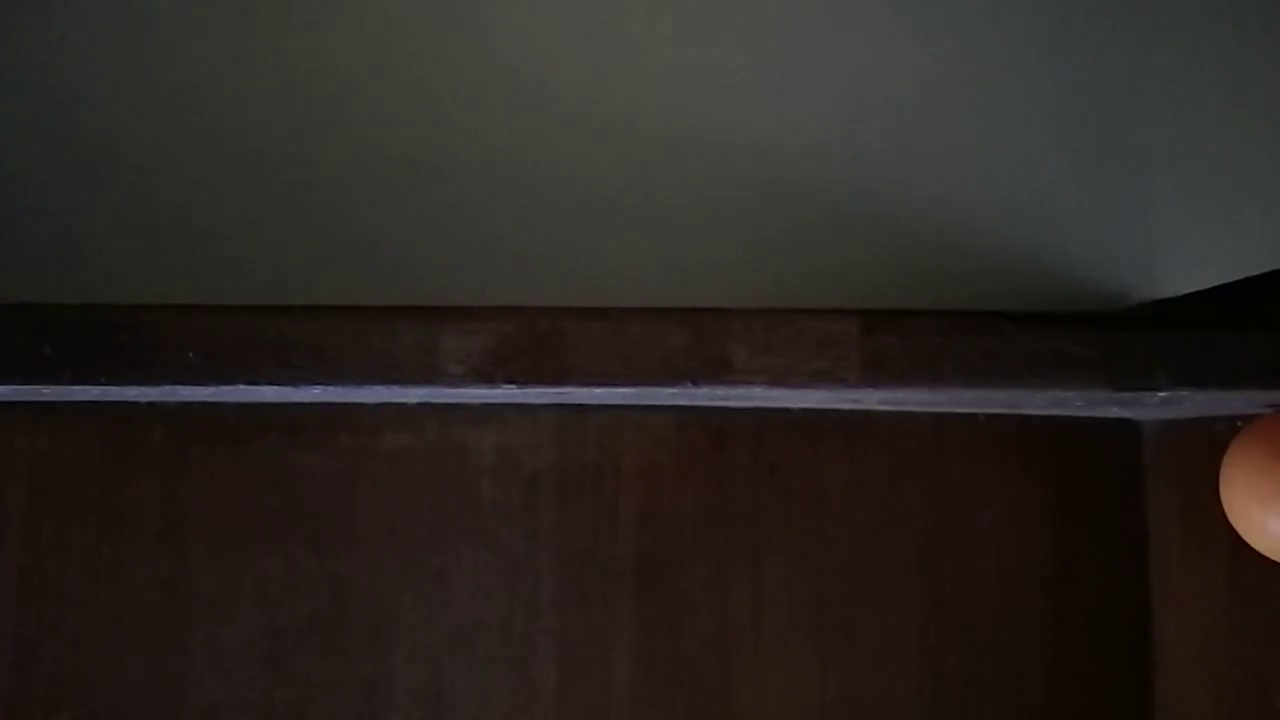
#> input picture frame 7 of Ball1/ball1.mp4, 1280 x 720 px
$ python 'trial1.0.4.5(final).py'
#> lines starting #> are read from the running program, lines starting #| are printed output that depends on the picture; after the words box and inside, x2 and y2 are one past the last pixel; in counts of white or black regions, pixels touching at a corner belong together
import cv2 as cv
from skimage.color import rgb2gray
import numpy as np
from skimage import filters
from scipy import signal
from skimage.segmentation import watershed
from matplotlib import pyplot


data = cv.VideoCapture('ball1.mp4')


kernel = np.ones((5,5), np.uint8)
ret, frame1 = data.read()
#> frame1 is the input picture: shape (720, 1280, 3); mean B, G, R 33.6, 37.2, 42.5
while data.isOpened():
    try:
        ret, frame2 = data.read()
        gray1 = cv.cvtColor(frame1, cv.COLOR_BGR2GRAY)
        gray2 = cv.cvtColor(frame2, cv.COLOR_BGR2GRAY)
    except cv.error as e:
        break
    gray1 = cv.blur(gray1, (7, 7))
    gray2 = cv.blur(gray2, (7, 7))

    edge = cv.Laplacian(gray2, -1)
    # gray = np.uint8(gray)
    diff1 = cv.absdiff(gray2, gray1)
    ret, bin1 = cv.threshold(diff1, 0, 255, cv.THRESH_OTSU)
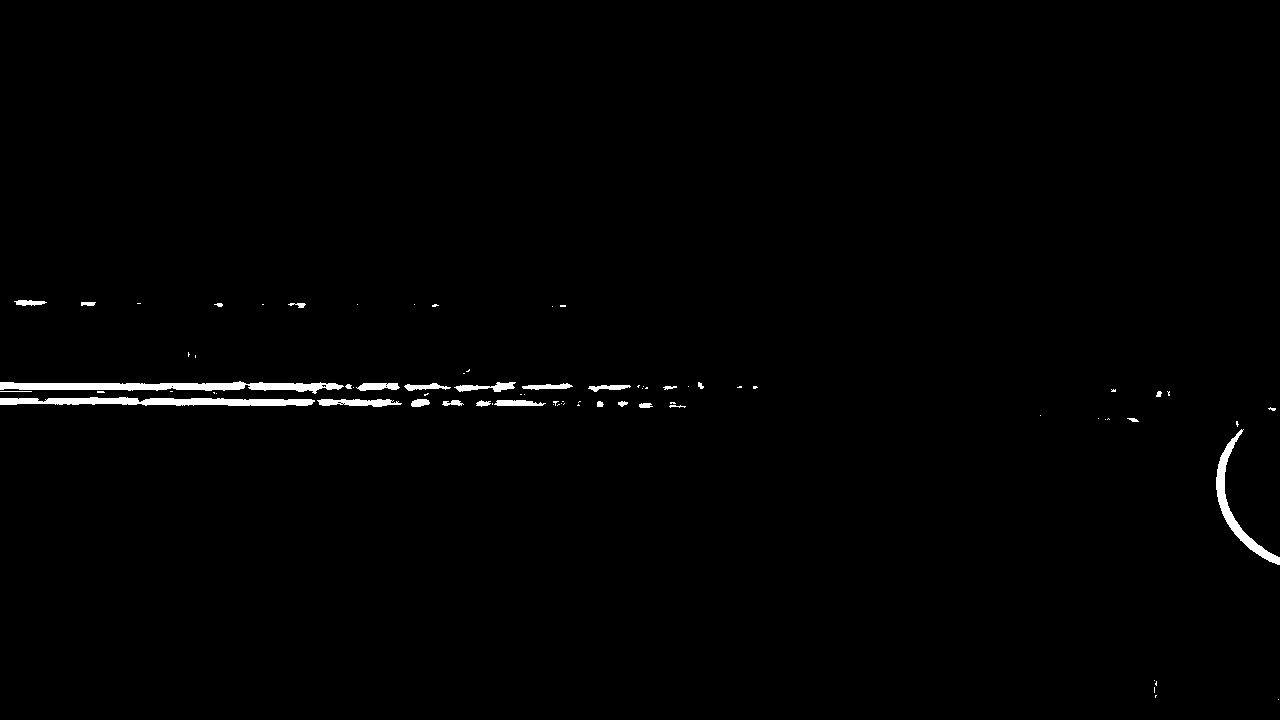
#> bin1: shape (720, 1280); 0.94% white; 76 white regions (49 under 20 px), largest, box (x1, y1, x2, y2) and area: (0, 381, 344, 394) 2347, (0, 397, 315, 406) 2025, (1216, 429, 1280, 565) 1299
#> ret = 5
    ret, edge_bin = cv.threshold(edge, 0, 1, cv.THRESH_BINARY_INV+cv.THRESH_OTSU)
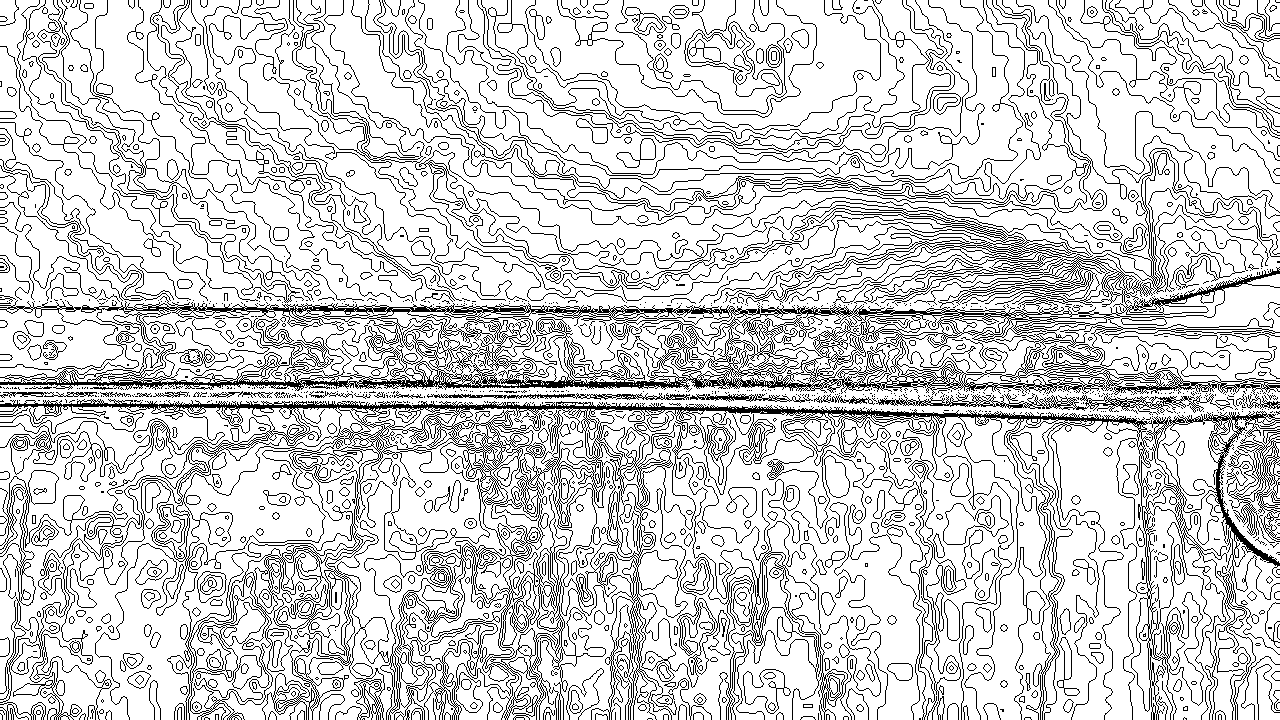
#> edge_bin: shape (720, 1280); values 0 (black) and 1 (white), 82.1% white; black in thin lines or dots
#> ret = 0
    erosion1 = cv.dilate(bin1, kernel, iterations=2)
#> erosion1: shape (720, 1280); 2.9% white; 33 white regions, largest, box (x1, y1, x2, y2) and area: (0, 377, 577, 411) 16644, (1212, 417, 1280, 569) 3149, (584, 381, 652, 396) 840
    erosion1 = cv.erode(erosion1, kernel, iterations=7)
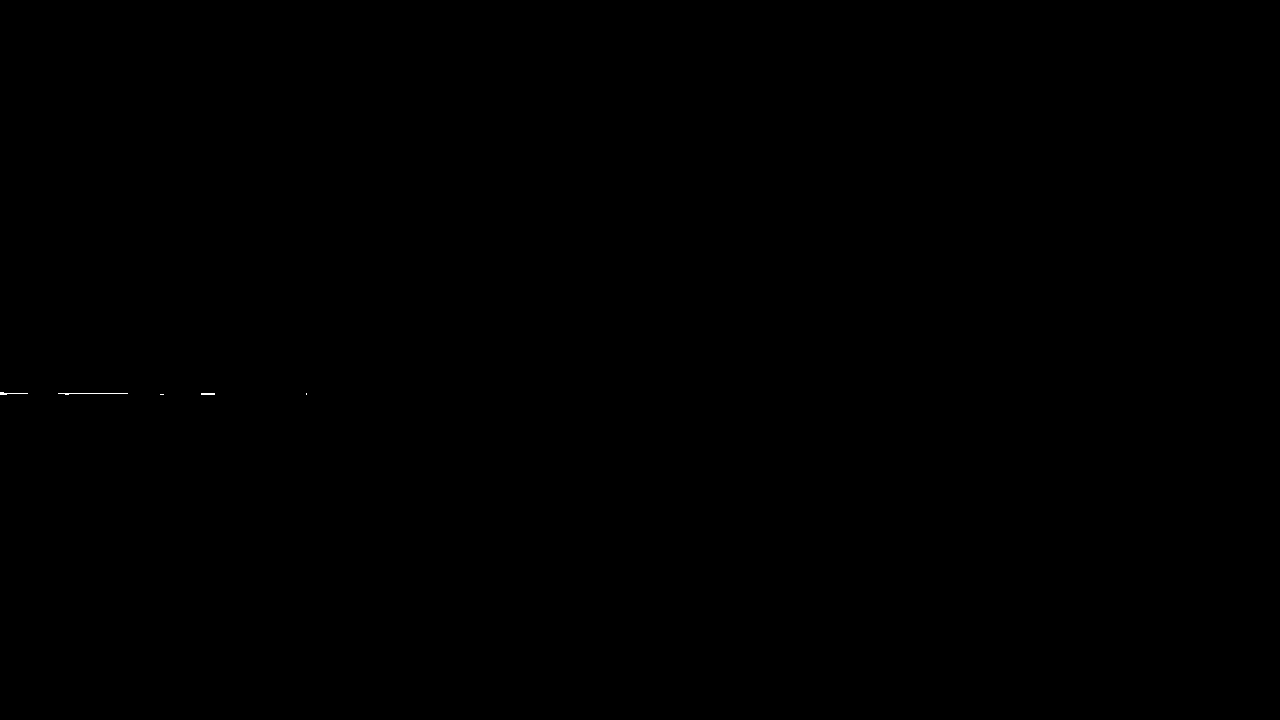
#> erosion1: shape (720, 1280); 0.02% white in thin lines or dots, all inside (x1, y1, x2, y2) = (0, 392, 307, 395)
    morpho = cv.erode(edge_bin, kernel, iterations=25)
#> morpho: shape (720, 1280); every value is 0
    dummy = morpho.copy()
    # erosion1 = cv.dilate(erosion1, kernel, iterations=3)
    ret, markers = cv.connectedComponents(erosion1)
#> markers: shape (720, 1280) int32; 6 distinct labels, from 0 to 5
#> ret = 6
    markers1 = morpho + markers
    markers1 = np.int32(markers1)
    dummy1 = markers1.copy()
    ganesh = cv.watershed(frame2, markers1)
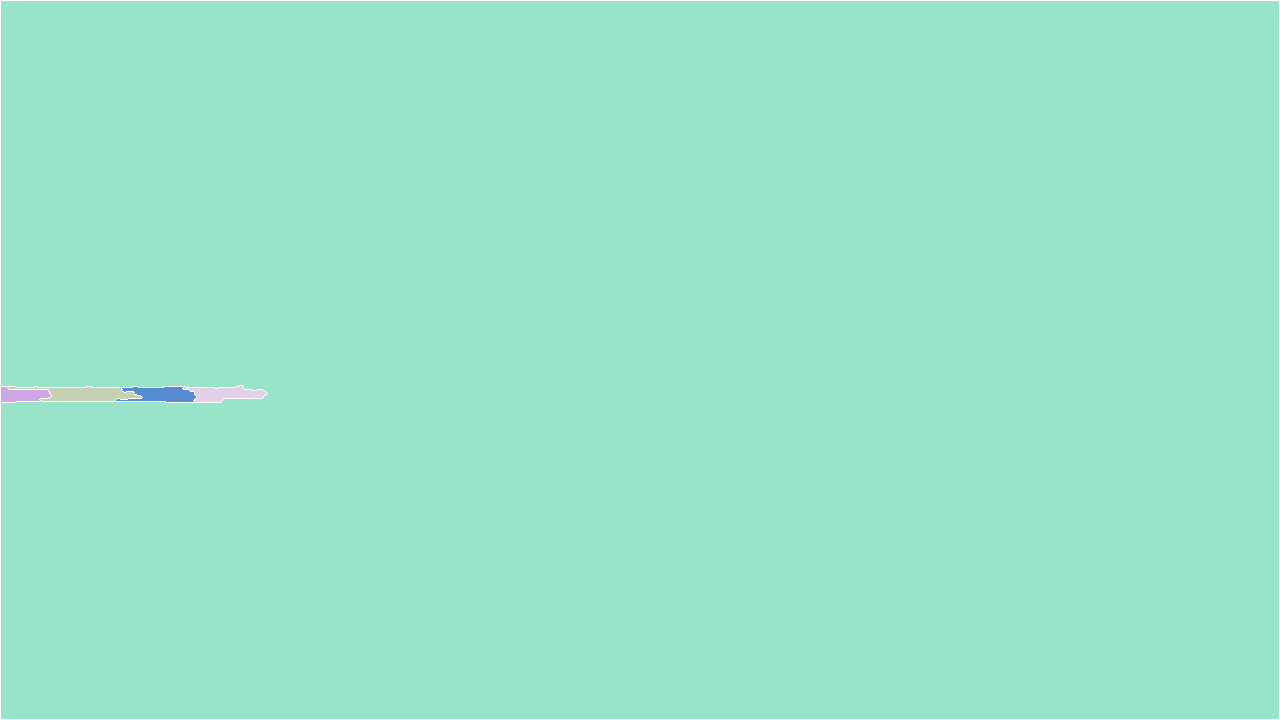
#> ganesh: shape (720, 1280) int32; 6 distinct labels, from -1 to 5; one colour per label, 0 black, -1 white
    ganesh = np.uint8(ganesh)
    ganesh1 = frame2.copy()
    ganesh1[:,:,1] = cv.add(ganesh1[:,:,1] ,ganesh)
    # pyplot.imshow(ganesh)
    # pyplot.show()
    # cv.imshow('ganesh',frame2)
    cv.imshow('ganesh2',ganesh1)

    cv.waitKey(40)
    frame1 = frame2.copy()


    # [15 lines of commented-out code are left out]
cv.destroyAllWindows()
data.release()
